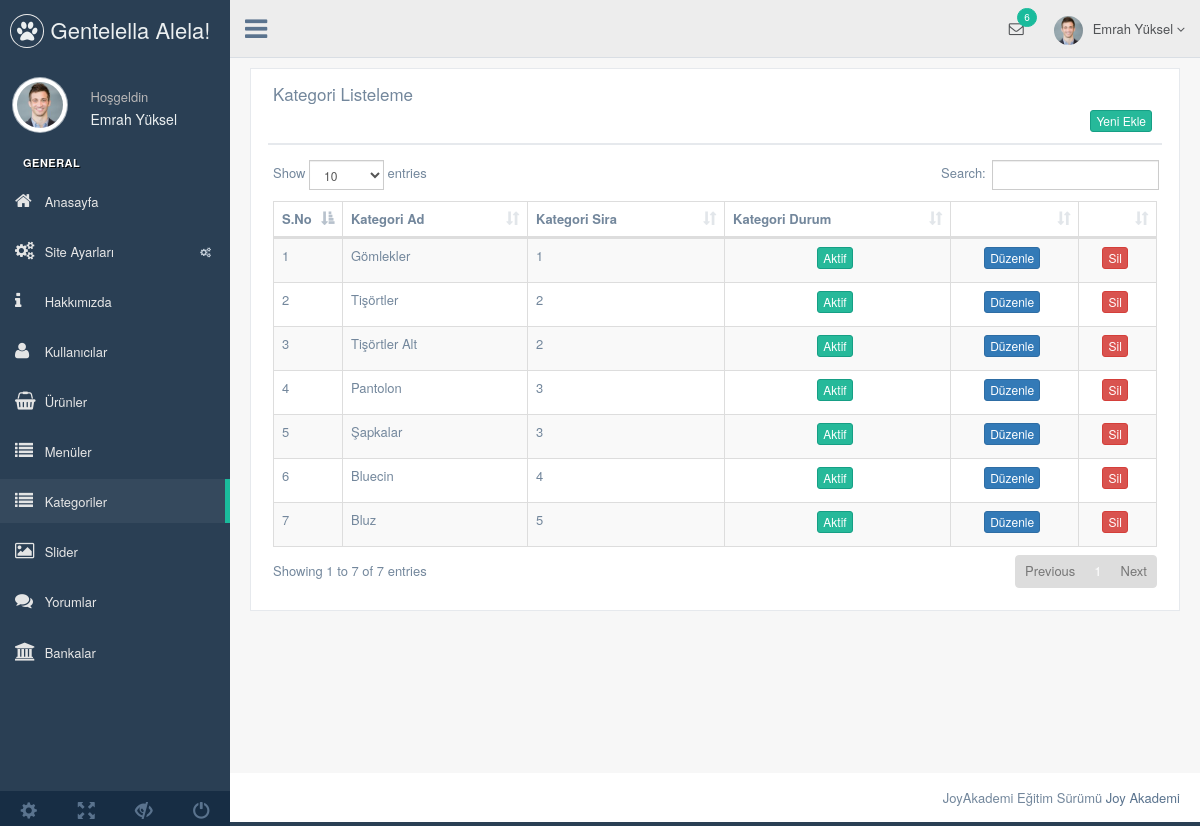
/nedmin/production/kategori.php (signed in), run on the app's committed database.
### tables this page shows
CREATE TABLE `kullanici` (
  `kullanici_id` int(11) NOT NULL,
  `kullanici_zaman` datetime NOT NULL DEFAULT CURRENT_TIMESTAMP,
  `kullanici_resim` varchar(250) NOT NULL,
  `kullanici_tc` varchar(50) NOT NULL,
  `kullanici_ad` varchar(50) NOT NULL,
  `kullanici_mail` varchar(100) NOT NULL,
  `kullanici_gsm` varchar(50) NOT NULL,
  `kullanici_password` varchar(50) NOT NULL,
  `kullanici_adsoyad` varchar(50) NOT NULL,
  `kullanici_adres` varchar(250) NOT NULL,
  `kullanici_il` varchar(100) NOT NULL,
  `kullanici_ilce` varchar(100) NOT NULL,
  `kullanici_unvan` varchar(100) NOT NULL,
  `kullanici_yetki` varchar(50) NOT NULL,
  `kullanici_durum` int(1) NOT NULL DEFAULT '1'
);

CREATE TABLE `kategori` (
  `kategori_id` int(11) NOT NULL,
  `kategori_ad` varchar(100) NOT NULL,
  `kategori_ust` int(2) NOT NULL,
  `kategori_seourl` varchar(250) NOT NULL,
  `kategori_sira` int(2) NOT NULL,
  `kategori_durum` enum('0','1') NOT NULL DEFAULT '1'
);

### nedmin/production/kategori.php (the view, shortened to what this page needs)
<?php
include 'header.php';
$kategorisor=$db->prepare("SELECT * FROM kategori order by kategori_sira ASC");
$kategorisor->execute();
?>
<div class="right_col" role="main">
  <div class="">
    <div class="row">
      <div class="col-md-12 col-sm-12 col-xs-12">
        <div class="x_panel">
          <div class="x_title">
            <h2>Kategori Listeleme </h2>
            <div class="clearfix"></div>
            <div align="right">
              <a href="kategori-ekle.php"><button class="btn btn-success btn-xs"> Yeni Ekle</button></a>
            </div>
          </div>
          <div class="x_content">
            <table id="datatable-responsive" class="table table-striped table-bordered dt-responsive nowrap" cellspacing="0" width="100%">
              <thead>
                <tr>
                  <th>S.No</th>
                  <th>Kategori Ad</th>
                  <th>Kategori Sira</th>
                  <th>Kategori Durum</th>
                  <th></th>
                  <th></th>
                </tr>
              </thead>
              <tbody>
                <?php
                $say=0;
                while($kategoricek=$kategorisor->fetch(PDO::FETCH_ASSOC)) { $say++?>
                <tr>
                 <td width="20"><?php echo $say ?></td>
                 <td><?php echo $kategoricek['kategori_ad'] ?></td>
                 <td><?php echo $kategoricek['kategori_sira'] ?></td>
                 <td><center><?php
                  if ($kategoricek['kategori_durum']==1) {?>
                  <button class="btn btn-success btn-xs">Aktif</button>
                <?php } else {?>
                <button class="btn btn-danger btn-xs">Pasif</button>
                <?php } ?>
              </center>
            </td>
            <td><center><a href="kategori-duzenle.php?kategori_id=<?php echo $kategoricek['kategori_id']; ?>"><button class="btn btn-primary btn-xs">Düzenle</button></a></center></td>
            <td><center><a href="../netting/islem.php?kategori_id=<?php echo $kategoricek['kategori_id']; ?>&kategorisil=ok"><button class="btn btn-danger btn-xs">Sil</button></a></center></td>
          </tr>
          <?php  }
          ?>
        </tbody>
      </table>
    </div>
  </div>
</div>
</div>
</div>
</div>
<?php include 'footer.php'; ?>

### nedmin/production/header.php (shortened to what this page needs)
<?php
include '../netting/baglan.php';
$kullanicisor=$db->prepare("SELECT * FROM kullanici where kullanici_mail=:mail");
$kullanicisor->execute(array(
  'mail' => $_SESSION['kullanici_mail']
  ));
$kullanicicek=$kullanicisor->fetch(PDO::FETCH_ASSOC);
?>
<!DOCTYPE html>
<html lang="en">
<head>
  <link href="../vendors/bootstrap/dist/css/bootstrap.min.css" rel="stylesheet">
  <link href="../vendors/font-awesome/css/font-awesome.min.css" rel="stylesheet">
  <link href="../vendors/nprogress/nprogress.css" rel="stylesheet">
  <link href="../vendors/iCheck/skins/flat/green.css" rel="stylesheet">
  <link href="../vendors/datatables.net-bs/css/dataTables.bootstrap.min.css" rel="stylesheet">
  <link href="../vendors/datatables.net-buttons-bs/css/buttons.bootstrap.min.css" rel="stylesheet">
  <link href="../vendors/datatables.net-fixedheader-bs/css/fixedHeader.bootstrap.min.css" rel="stylesheet">
  <link href="../vendors/datatables.net-responsive-bs/css/responsive.bootstrap.min.css" rel="stylesheet">
  <link href="../vendors/datatables.net-scroller-bs/css/scroller.bootstrap.min.css" rel="stylesheet">
  <link href="../vendors/dropzone/dist/min/dropzone.min.css" rel="stylesheet">
  <link href="../build/css/custom.min.css" rel="stylesheet">
</head>
<body class="nav-md">
  <div class="container body">
    <div class="main_container">
      <div class="col-md-3 left_col">
        <div class="left_col scroll-view">
          <div class="navbar nav_title" style="border: 0;">
            <a href="index.html" class="site_title"><i class="fa fa-paw"></i> <span>Gentelella Alela!</span></a>
          </div>
          <div class="profile clearfix">
            <div class="profile_pic">
              <img src="images/img.jpg" alt="..." class="img-circle profile_img">
            </div>
            <div class="profile_info">
              <span>Hoşgeldin</span>
              <h2><?php echo $kullanicicek['kullanici_adsoyad'] ?></h2>
            </div>
          </div>
          <br />
          <div id="sidebar-menu" class="main_menu_side hidden-print main_menu">
            <div class="menu_section">
              <h3>General</h3>
              <ul class="nav side-menu">
                <li><a href="index.php"><i class="fa fa-home"></i> Anasayfa </a></li>
                <li><a><i class="fa fa-cogs"></i> Site Ayarları <span class="fa fa-cogs"></span></a>
             </li>
             <li><a href="hakkimizda.php"><i class="fa fa-info"></i> Hakkımızda </a></li>
             <li><a href="kullanici.php"><i class="fa fa-user"></i> Kullanıcılar </a></li>
             <li><a href="urun.php"><i class="fa fa-shopping-basket"></i> Ürünler </a></li>
             <li><a href="menu.php"><i class="fa fa-list"></i> Menüler </a></li>
             <li><a href="kategori.php"><i class="fa fa-list"></i> Kategoriler </a></li>
             <li><a href="slider.php"><i class="fa fa-image"></i> Slider </a></li>
             <li><a href="yorum.php"><i class="fa fa-comments"></i> Yorumlar </a></li>
             <li><a href="banka.php"><i class="fa fa-bank"></i> Bankalar </a></li>
           </ul>
         </div>
       </div>
       <div class="sidebar-footer hidden-small">
        <a data-toggle="tooltip" data-placement="top" title="Settings">
          <span class="glyphicon glyphicon-cog" aria-hidden="true"></span>
        </a>
        <a data-toggle="tooltip" data-placement="top" title="FullScreen">
          <span class="glyphicon glyphicon-fullscreen" aria-hidden="true"></span>
        </a>
        <a data-toggle="tooltip" data-placement="top" title="Lock">
          <span class="glyphicon glyphicon-eye-close" aria-hidden="true"></span>
        </a>
        <a data-toggle="tooltip" data-placement="top" title="Logout">
          <span class="glyphicon glyphicon-off" aria-hidden="true"></span>
        </a>
      </div>
    </div>
  </div>
  <div class="top_nav">
    <div class="nav_menu">
      <nav>
        <div class="nav toggle">
          <a id="menu_toggle"><i class="fa fa-bars"></i></a>
        </div>
        <ul class="nav navbar-nav navbar-right">
          <li class="">
            <a href="javascript:;" class="user-profile dropdown-toggle" data-toggle="dropdown" aria-expanded="false">
              <img src="images/img.jpg" alt=""><?php echo $kullanicicek['kullanici_adsoyad'] ?>
              <span class=" fa fa-angle-down"></span>
            </a>
          </li>
          <li role="presentation" class="dropdown">
            <a href="javascript:;" class="dropdown-toggle info-number" data-toggle="dropdown" aria-expanded="false">
              <i class="fa fa-envelope-o"></i>
              <span class="badge bg-green">6</span>
            </a>
          </li>
        </ul>
      </nav>
    </div>
  </div>

### data on the page
kullanici: kullanici_adsoyad "Emrah Yüksel"
kategori: kategori_ad "Gömlekler", kategori_sira "1", kategori_durum "Aktif"
kategori: kategori_ad "Tişörtler", kategori_sira "2", kategori_durum "Aktif"
kategori: kategori_ad "Tişörtler Alt", kategori_sira "2", kategori_durum "Aktif"
kategori: kategori_ad "Pantolon", kategori_sira "3", kategori_durum "Aktif"
kategori: kategori_ad "Şapkalar", kategori_sira "3", kategori_durum "Aktif"
kategori: kategori_ad "Bluecin", kategori_sira "4", kategori_durum "Aktif"
kategori: kategori_ad "Bluz", kategori_sira "5", kategori_durum "Aktif"
